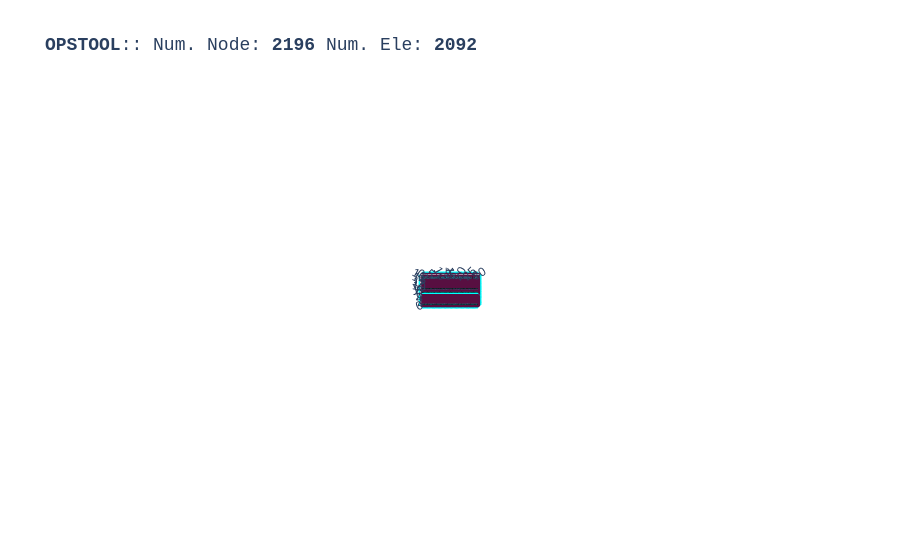

Here is the notebook cell this chart was saved with:
### Code cell
opst.vis.plotly.plot_model(show_node_numbering=False, show_ele_numbering=False, show_nodal_loads = False)

### Figure 1 — Plotly figure (JSON) as saved in the notebook; plotly's stock layout.template omitted (floating-point values rounded to 4 significant figures; data arrays with more than 128 entries replaced by an {"elided": "..."} marker saying what was removed)
{"data": [{"color": "#00FFFF", "hoverinfo": "skip", "i": {"elided": "4184 int values"}, "j": {"elided": "4184 int values"}, "k": {"elided": "4184 int values"}, "name": "SSPquadUP", "opacity": 1, "type": "mesh3d", "x": {"elided": "8368 float values"}, "y": {"elided": "8368 float values"}, "z": {"elided": "8368 float values"}}, {"connectgaps": false, "hoverinfo": "skip", "line": {"color": "black", "width": 1}, "mode": "lines", "name": "Edge", "type": "scatter3d", "x": {"elided": "12552 float values"}, "y": {"elided": "12552 float values"}, "z": {"elided": "12552 float values"}}, {"customdata": {"elided": "2092 str values"}, "hovertemplate": "%{customdata}", "marker": {"color": "#00FFFF", "size": 3, "symbol": "diamond-open"}, "mode": "markers", "name": "SSPquadUP", "type": "scatter3d", "x": {"elided": "2092 float values"}, "y": {"elided": "2092 float values"}, "z": {"elided": "2092 float values"}}, {"customdata": {"elided": "2196 str values"}, "hovertemplate": "x: %{x}<br>y: %{y}<br>z: %{z} <br>nodeTag: %{customdata}", "marker": {"color": "#580f41", "size": 3, "symbol": "circle"}, "mode": "markers", "name": "Nodes", "type": "scatter3d", "x": {"elided": "2196 float values"}, "y": {"elided": "2196 float values"}, "z": {"elided": "2196 float values"}}], "layout": {"autosize": true, "font": {"family": "Arial, sans-serif"}, "scene": {"aspectmode": "data", "camera": {"eye": {"x": 0, "y": -0.1, "z": 30}}, "dragmode": "pan", "xaxis": {"showbackground": false}, "yaxis": {"showbackground": false}, "zaxis": {"showbackground": true, "showgrid": true, "showticklabels": false, "ticks": "", "title": {"text": ""}, "visible": true}}, "showlegend": false, "title": {"font": {"family": "courier", "size": 18}, "text": "<b>OPSTOOL</b>:: Num. Node: <b>2196</b> Num. Ele: <b>2092</b>"}}}
